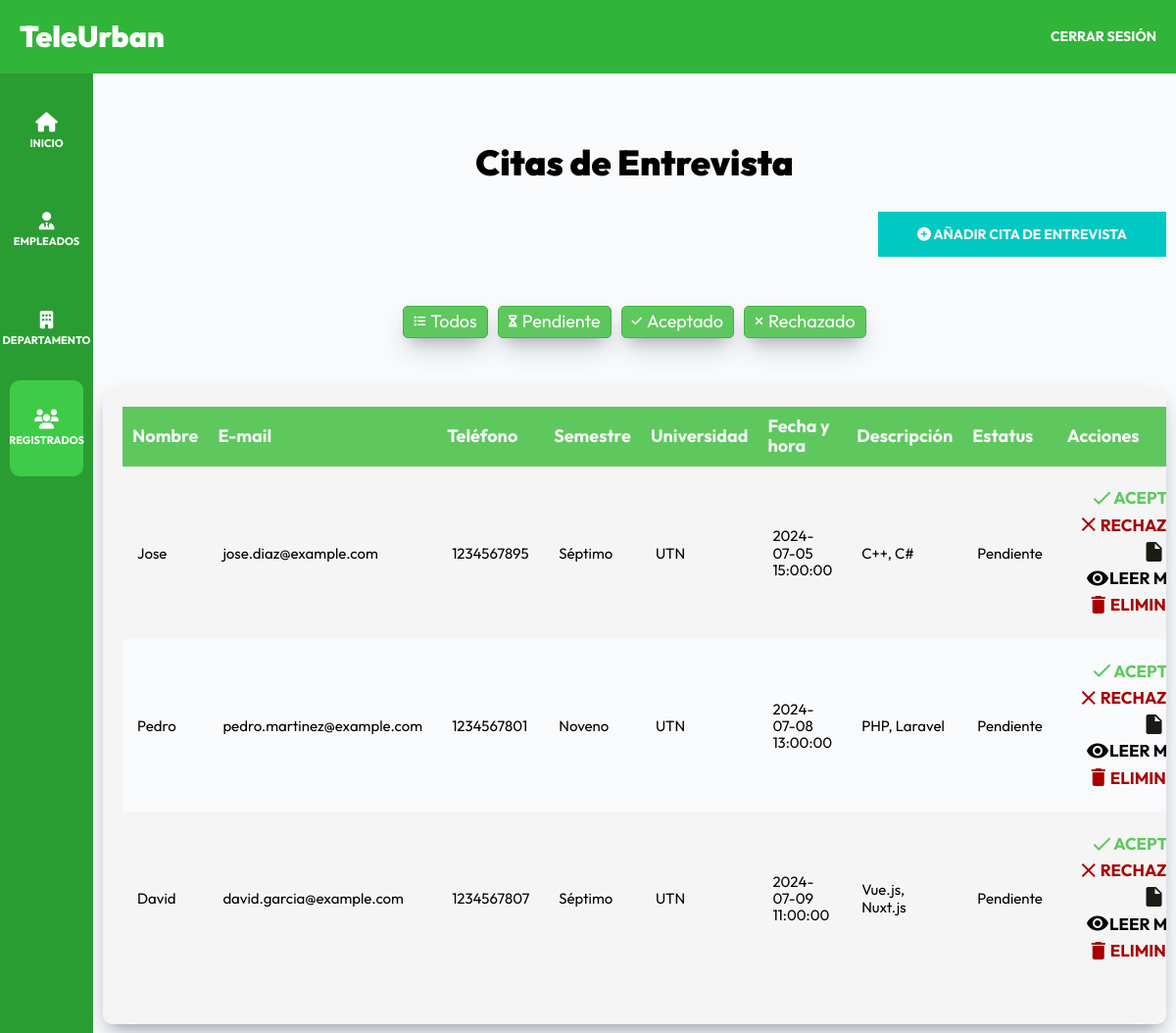
Before: /admin/registrados (signed in) with the older database file.
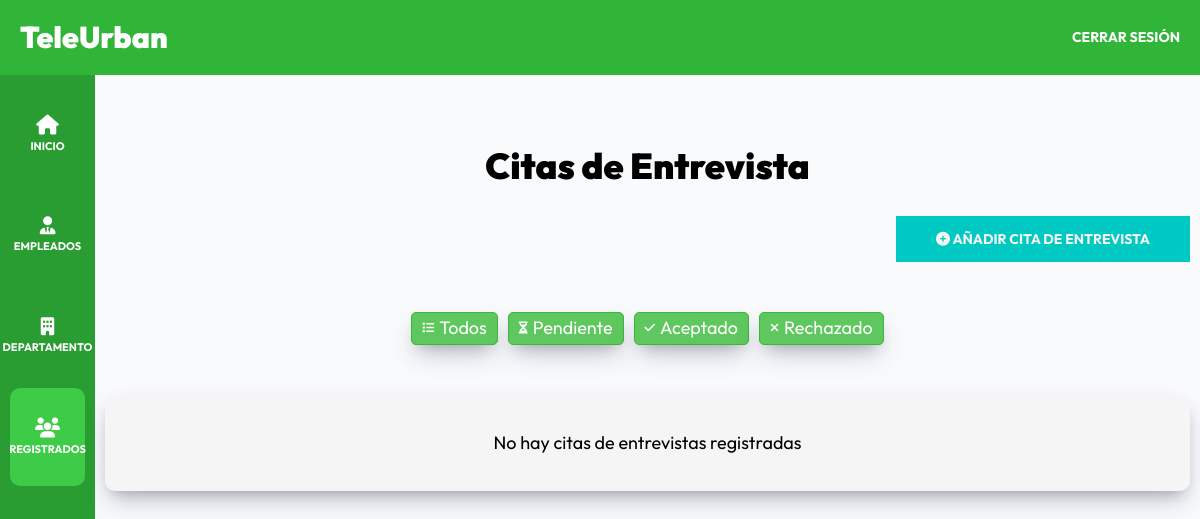
After: the same page with the newer database file.
### tables this page shows
CREATE TABLE `entrevistas` (
  `id` int NOT NULL AUTO_INCREMENT,
  `nombre` varchar(255) NOT NULL,
  `a_paterno` varchar(255) NOT NULL,
  `a_materno` varchar(255) NOT NULL,
  `email` varchar(255) NOT NULL,
  `telefono` varchar(20) NOT NULL,
  `discapacidad_id` bigint DEFAULT NULL,
  `genero_id` bigint DEFAULT NULL,
  `semestre_id` bigint DEFAULT NULL,
  `universidad_id` bigint DEFAULT NULL,
  `curriculum` longblob,
  `fecha_hora` datetime NOT NULL,
  `modalidad_id` bigint DEFAULT NULL,
  `token` varchar(82) DEFAULT NULL,
  `token_expiracion` datetime DEFAULT NULL,
  `departamento_id` bigint DEFAULT NULL,
  `habilidades` text,
  `tags` varchar(255) DEFAULT NULL,
  `estatus_id` bigint DEFAULT NULL,
  PRIMARY KEY (`id`),
  KEY `discapacidad_id` (`discapacidad_id`),
  KEY `genero_id` (`genero_id`),
  KEY `semestre_id` (`semestre_id`),
  KEY `universidad_id` (`universidad_id`),
  KEY `modalidad_id` (`modalidad_id`),
  KEY `fk_departamento_id` (`departamento_id`),
  KEY `fk_estatus` (`estatus_id`),
  CONSTRAINT `entrevistas_ibfk_1` FOREIGN KEY (`discapacidad_id`) REFERENCES `discapacidad` (`id`),
  CONSTRAINT `entrevistas_ibfk_2` FOREIGN KEY (`genero_id`) REFERENCES `genero` (`id`),
  CONSTRAINT `entrevistas_ibfk_3` FOREIGN KEY (`semestre_id`) REFERENCES `semestre` (`id`),
  CONSTRAINT `entrevistas_ibfk_4` FOREIGN KEY (`universidad_id`) REFERENCES `universidad` (`id`),
  CONSTRAINT `entrevistas_ibfk_6` FOREIGN KEY (`modalidad_id`) REFERENCES `descripcion` (`id`),
  CONSTRAINT `entrevistas_ibfk_departamento` FOREIGN KEY (`departamento_id`) REFERENCES `departamentos` (`id`),
  CONSTRAINT `fk_departamento_id` FOREIGN KEY (`departamento_id`) REFERENCES `departamentos` (`id`),
  CONSTRAINT `fk_estatus` FOREIGN KEY (`estatus_id`) REFERENCES `status` (`id`)
);

CREATE TABLE `semestre` (
  `id` bigint NOT NULL AUTO_INCREMENT,
  `grado` varchar(250) NOT NULL,
  PRIMARY KEY (`id`),
  UNIQUE KEY `grado` (`grado`)
);

CREATE TABLE `universidad` (
  `id` bigint NOT NULL AUTO_INCREMENT,
  `nombre` varchar(250) NOT NULL,
  PRIMARY KEY (`id`),
  UNIQUE KEY `nombre` (`nombre`)
);

CREATE TABLE `status` (
  `id` bigint NOT NULL AUTO_INCREMENT,
  `nombre` varchar(250) NOT NULL,
  PRIMARY KEY (`id`),
  UNIQUE KEY `nombre` (`nombre`)
);

### controllers/EntrevistaController.php (called while the page is built, shortened)
<?php
class EntrevistaController {
    public static function index(Router $router) {
        $entrevistas = [];
        if (is_admin()) {
            $entrevistas = Entrevista::all();
        } elseif (is_jefe() || is_trabajador()) {
            $user_departamento_id = $_SESSION['departamento_id'];
            $entrevistas = Entrevista::where('departamento_id', $user_departamento_id);
        } else {
            header('Location: /403');
            return;
        }
        foreach ($entrevistas as $entrevista) {
            $entrevista->universidad_nombre = $entrevista->obtenerUniversidad();
            $entrevista->semestre_nombre = $entrevista->obtenerSemestre();
            $entrevista->departamento_nombre = $entrevista->obtenerDepartamento();
            $entrevista->modalidad_nombre = $entrevista->obtenerModalidad();
            $entrevista->discapacidad_nombre = $entrevista->obtenerDiscapacidad();
            $entrevista->genero_nombre = $entrevista->obtenerGenero();
            $entrevista->estatus_nombre = $entrevista->obtenerEstatus();
        }
        $router->render('admin/registrados/index', [
            'titulo' => 'Citas de Entrevista',
            'entrevistas' => $entrevistas,
            'mostrarAcciones' => true
        ]);
    }
}

### public/index.php (called while the page is built, shortened)
<?php
$router = new Router();
$router->get('/login', [AuthController::class, 'login']);
$router->post('/login', [AuthController::class, 'login']);
$router->post('/logout', [AuthController::class, 'logout']);
$router->get('/registro', [AuthController::class, 'registro']);
$router->post('/registro', [AuthController::class, 'registro']);
$router->get('/olvide', [AuthController::class, 'olvide']);
$router->post('/olvide', [AuthController::class, 'olvide']);
$router->get('/reestablecer', [AuthController::class, 'reestablecer']);
$router->post('/reestablecer', [AuthController::class, 'reestablecer']);
$router->get('/mensaje', [AuthController::class, 'mensaje']);
$router->get('/confirmar-cuenta', [AuthController::class, 'confirmar']);
$router->get('/admin/dashboard', [DashboardController::class, 'index']);
$router->get('/admin/empleados', [EmpleadosController::class, 'index']);
$router->get('/admin/empleados/crear', [EmpleadosController::class, 'crear']);
$router->post('/admin/empleados/crear', [EmpleadosController::class, 'crear']);
$router->get('/admin/empleados/editar', [EmpleadosController::class, 'editar']);
$router->post('/admin/empleados/editar', [EmpleadosController::class, 'editar']);
$router->post('/admin/empleados/eliminar', [EmpleadosController::class, 'eliminar']);
$router->get('/admin/departamentos', [DepartamentosController::class, 'index']);
$router->get('/admin/departamentos/crear', [DepartamentosController::class, 'crear']);
$router->post('/admin/departamentos/crear', [DepartamentosController::class, 'crear']);
$router->get('/admin/departamentos/editar', [DepartamentosController::class, 'editar']);
$router->post('/admin/departamentos/editar', [DepartamentosController::class, 'editar']);
$router->post('/admin/departamentos/eliminar', [DepartamentosController::class, 'eliminar']);
$router->post('/admin/departamentos/publicar', [DepartamentosController::class, 'publicar']);
$router->post('/admin/departamentos/despublicar', [DepartamentosController::class, 'despublicar']);
$router->post('/admin/departamentos/toggle-disponibilidad', [DepartamentosController::class, 'toggleDisponibilidad']);
$router->post('/admin/registrados/aceptar', [EntrevistaController::class, 'aceptar']);
$router->post('/admin/registrados/rechazar', [EntrevistaController::class, 'rechazar']);
$router->get('/admin/registrados/cv', [EntrevistaController::class, 'cv']);
$router->get('/admin/registrados/ver', [EntrevistaController::class, 'verMasInformacion']);
$router->get('/', [PaginasController::class, 'index']);
$router->get('/teleurban', [PaginasController::class, 'nosotros']);
$router->get('/departamentos', [PaginasController::class, 'departamentos']);
$router->get('/departamento', [DepartamentosController::class, 'detalle']);
$router->get('/citas', [CitasController::class, 'crear']);
$router->post('/citas', [CitasController::class, 'crear']);
$router->post('/validar-fecha-hora', [CitasController::class, 'validarFechaHora']);
$router->get('/404', [PaginasController::class, 'error']);
$router->get('/entrevistas', [CitasController::class, 'listar']);
$router->get('/modificar-cita', [EditarCitasController::class, 'editar']);
$router->post('/modificar-cita', [EditarCitasController::class, 'editar']);
$router->get('/cita-exito', [EditarCitasController::class, 'exito']);
$router->get('/login-cita', [EditarCitasController::class, 'login']);
$router->post('/login-cita', [EditarCitasController::class, 'login']);
$router->get('/admin/registrados', [EntrevistaController::class, 'index']);
$router->get('/admin/registrados/editar', [EntrevistaController::class, 'editar']);
$router->post('/admin/registrados/editar', [EntrevistaController::class, 'editar']);
$router->post('/admin/registrados/eliminar', [EntrevistaController::class, 'eliminar']);
$router->comprobarRutas();

### models/ActiveRecord.php (called while the page is built, shortened)
<?php
class ActiveRecord {
    protected static $db;
    protected static $tabla = '';
    public static function setDB($database) {
        self::$db = $database;
    }
    public static function consultarSQL($query) {
        $resultado = self::$db->query($query);
        $array = [];
        while($registro = $resultado->fetch_assoc()) {
            $array[] = static::crearObjeto($registro);
        }
        return $array;
    }
    protected static function crearObjeto($registro) {
        $objeto = new static;
        foreach($registro as $key => $value ) {
            if(property_exists( $objeto, $key  )) {
                $objeto->$key = $value;
            }
        }
        return $objeto;
    }
    public static function where($columna, $valor) {
        $query = "SELECT * FROM " . static::$tabla . " WHERE {$columna} = '{$valor}'";
        $resultado = self::consultarSQL($query);
        return $resultado ;
    }
}

### views/admin/registrados/index.php (the view, shortened to what the rows shown need)
<h2 class="dashboard__heading"><?php echo $titulo; ?></h2>
<div class="dashboard__contenedor">
    <?php if (!empty($entrevistas)) { ?>
        <table class="table">
            <thead class="table__thead">
                <tr>
                    <th scope="col" class="table__th">Nombre</th>
                    <th scope="col" class="table__th">E-mail</th>
                    <th scope="col" class="table__th">Teléfono</th>
                    <th scope="col" class="table__th">Semestre</th>
                    <th scope="col" class="table__th">Universidad</th>
                    <th scope="col" class="table__th">Fecha y hora</th>
                    <th scope="col" class="table__th">Descripción</th>
                    <th scope="col" class="table__th">Estatus</th>
                    <th scope="col" class="table__th">Acciones</th>
                </tr>
            </thead>
            <tbody class="table__tbody">
                <?php foreach ($entrevistas as $entrevista) { ?>
                    <tr class="table__tr" data-status="<?php echo strtolower($entrevista->estatus_nombre); ?>">
                        <td class="table__td"><?php echo $entrevista->nombre; ?></td>
                        <td class="table__td"><?php echo $entrevista->email; ?></td>
                        <td class="table__td"><?php echo $entrevista->telefono; ?></td>
                        <td class="table__td"><?php echo $entrevista->semestre_nombre; ?></td>
                        <td class="table__td"><?php echo $entrevista->universidad_nombre; ?></td>
                        <td class="table__td"><?php echo $entrevista->fecha_hora; ?></td>
                        <td class="table__td"><?php echo $entrevista->habilidades; ?></td>
                        <td class="table__td"><?php echo $entrevista->estatus_nombre; ?></td>
                        <td class="table__td table__td--acciones">
                            <div class="acciones-contenedor">
                                <?php if ($mostrarAcciones) { ?>
                                    <form method="POST" action="/admin/registrados/aceptar" class="table__formulario">
                                        <button class="table__accion table__accion--aceptar" type="submit" <?php echo $entrevista->estatus_id != 1 ? 'disabled' : ''; ?>>
                                            <i class="material-icons">check</i>
                                            Aceptar
                                        </button>
                                    </form>
                                    <form method="POST" action="/admin/registrados/rechazar" class="table__formulario">
                                        <button class="table__accion table__accion--rechazar" type="submit" <?php echo $entrevista->estatus_id != 1 ? 'disabled' : ''; ?>>
                                            <i class="material-icons">close</i>
                                            Rechazar
                                        </button>
                                    </form>
                                <?php } ?>
                                <a class="table__accion table__accion--cv" href="/admin/registrados/cv?id=<?php echo $entrevista->id; ?>" target="_blank">
                                    <i class="material-icons">insert_drive_file</i>
                                </a>
                                <a class="table__accion table__accion--ver" href="/admin/registrados/ver?id=<?php echo $entrevista->id; ?>">
                                    <i class="material-icons">visibility</i>
                                    Leer más
                                </a>
                                <form method="POST" action="/admin/registrados/eliminar" class="table__formulario">
                                    <button class="table__accion table__accion--eliminar" type="submit">
                                        <i class="material-icons">delete</i>
                                        Eliminar
                                    </button>
                                </form>
                            </div>
                        </td>
                    </tr>
                <?php } ?>
            </tbody>
        </table>
    <?php } else { ?>
        <p class="text-center">No hay citas de entrevistas registradas</p>
    <?php } ?>
</div>

Changed rows visible on the page:
removed entrevistas: nombre "Jose", email "jose.diaz@example.com", telefono "1234567895", semestre.grado "Séptimo", universidad.nombre "UTN", fecha_hora "2024-07-05 15:00:00", habilidades "C++, C#", estatus.nombre "Pendiente"
removed entrevistas: nombre "Pedro", email "pedro.martinez@example.com", telefono "1234567801", semestre.grado "Noveno", universidad.nombre "UTN", fecha_hora "2024-07-08 13:00:00", habilidades "PHP, Laravel", estatus.nombre "Pendiente"
removed entrevistas: nombre "David", email "david.garcia@example.com", telefono "1234567807", semestre.grado "Séptimo", universidad.nombre "UTN", fecha_hora "2024-07-09 11:00:00", habilidades "Vue.js, Nuxt.js", estatus.nombre "Pendiente"
Other visible differences:
text no longer shown: "Nombre E-mail Teléfono Semestre Universidad Fecha y hora Descripción Estatus Acciones"
text now shown: "No hay citas de entrevistas registradas"
